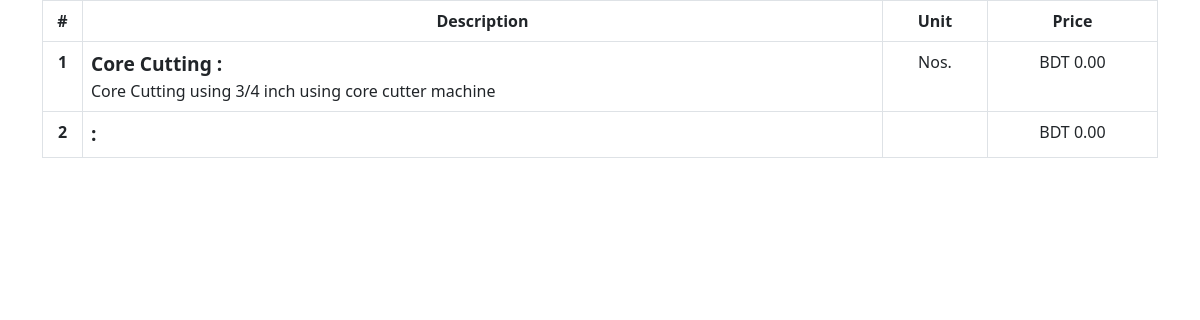
Page /bidding/show-comparison/6 on the committed database.
### tendering/models.py (models this page shows)
class Item(models.Model):
    name = models.CharField(max_length=150)
    description = models.TextField()
    unit = models.CharField(max_length=10)
    apprx_qty = models.PositiveIntegerField(blank=True, null=True)
    cs = models.ForeignKey(ComparetiveStatement, on_delete=models.CASCADE)

### tendering/views.py (the view)
# urls.py: path('show-comparison/<pk>', show_comparison, name="show-comparison"),
def show_comparison(request, pk):
    cs = ComparetiveStatement.objects.get(pk=pk)
    items = Item.objects.filter(cs=cs)
    app_c = 0
    for item in items:
        if item.apprx_qty is not None:
            if int(item.apprx_qty) > 0:
                app_c += 1
    context = {
        'cs':cs,
        'items':items,
        'app_c': app_c
    }
    return render(request, "show_comparison.html", context)

### tendering/templates/show_comparison.html (shortened to what this page needs)
<!DOCTYPE html>
<html lang="en">
<head>
    <link rel="stylesheet" href="https://cdn.jsdelivr.net/npm/bootstrap@5.2.3/dist/css/bootstrap.min.css">
</head>
<body>
    <div class="container">
      <table class="table table-bordered">
        <thead>
          <tr>
            <th id="serial" scope="col">#</th>
            <th id="description" scope="col">Description</th>
            <th id="unit" scope="col">Unit</th>
            <th id="price" scope="col">Price</th>
          </tr>
        </thead>
        <tbody>
        {% for item in items %}
          <tr>
            <th scope="row">{{ forloop.counter }}</th>
            <td>
              <span class="item-name">{{ item.name }} :</span>
              {{ item.description }}
            </td>
            <td>{{ item.unit }}</td>
            <td>BDT 0.00</td>
          </tr>
        {% endfor %}
        </tbody>
      </table>
    </div>
</body>
</html>

### tendering/templates/show_comparison.html (style rules this page uses)
table { text-align: center; }
.item-name { display: flex; font-weight: bolder; font-size: 1.2em; }
thead tr th { text-align: center; }
#description { width: 800px; max-width: 800px; }
#serial { width: 40px; }
tbody tr td:nth-child(2) { text-align: left; }

### rows in the picture
Item: name "Core Cutting", description "Core Cutting using 3/4 inch using core cutter machine", unit "Nos."
